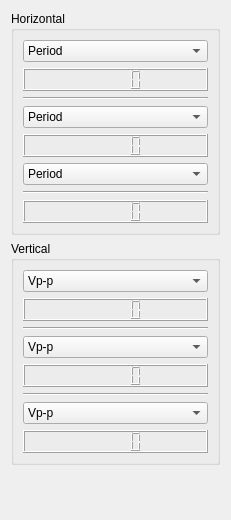
       <widget class="QWidget" name="scrollAreaWidgetContents">
        <property name="geometry">
         <rect>
          <x>0</x>
          <y>0</y>
          <width>231</width>
          <height>520</height>
         </rect>
        </property>
        <layout class="QVBoxLayout" name="verticalLayout_9">
         <item>
          <widget class="QGroupBox" name="groupBox_2">
           <property name="title">
            <string>Horizontal</string>
           </property>
           <layout class="QVBoxLayout" name="verticalLayout_3">
            <item>
             <widget class="QComboBox" name="comboBox_hor_meas_1">
              <item>
               <property name="text">
                <string>Period</string>
               </property>
              </item>
              <item>
               <property name="text">
                <string>Frequency</string>
               </property>
              </item>
             </widget>
            </item>
            <item>
             <widget class="QLCDNumber" name="lcdNumber_hor_meas_1"/>
            </item>
            <item>
             <widget class="Line" name="line_3">
              <property name="orientation">
               <enum>Qt::Horizontal</enum>
              </property>
             </widget>
            </item>
            <item>
             <widget class="QComboBox" name="comboBox_hor_meas_2">
              <item>
               <property name="text">
                <string>Period</string>
               </property>
              </item>
              <item>
               <property name="text">
                <string>Frequency</string>
               </property>
              </item>
             </widget>
            </item>
            <item>
             <widget class="QLCDNumber" name="lcdNumber_hor_meas_2"/>
            </item>
            <item>
             <widget class="QComboBox" name="comboBox_hor_meas_3">
              <item>
               <property name="text">
                <string>Period</string>
               </property>
              </item>
              <item>
               <property name="text">
                <string>Frequency</string>
               </property>
              </item>
             </widget>
            </item>
            <item>
             <widget class="Line" name="line_4">
              <property name="orientation">
               <enum>Qt::Horizontal</enum>
              </property>
             </widget>
            </item>
            <item>
             <widget class="QLCDNumber" name="lcdNumber_hor_meas_3"/>
            </item>
           </layout>
          </widget>
         </item>
         <item>
          <widget class="QGroupBox" name="groupBox_5">
           <property name="title">
            <string>Vertical</string>
           </property>
           <layout class="QVBoxLayout" name="verticalLayout_8">
            <item>
             <widget class="QComboBox" name="comboBox_ver_mes_1">
              <item>
               <property name="text">
                <string>Vp-p</string>
               </property>
              </item>
              <item>
               <property name="text">
                <string>Vavg</string>
               </property>
              </item>
             </widget>
            </item>
            <item>
             <widget class="QLCDNumber" name="lcdNumber_ver_mes_1"/>
            </item>
            <item>
             <widget class="Line" name="line_6">
              <property name="orientation">
               <enum>Qt::Horizontal</enum>
              </property>
             </widget>
            </item>
            <item>
             <widget class="QComboBox" name="comboBox_ver_mes_2">
              <item>
               <property name="text">
                <string>Vp-p</string>
               </property>
              </item>
              <item>
               <property name="text">
                <string>Vavg</string>
               </property>
              </item>
             </widget>
            </item>
            <item>
             <widget class="QLCDNumber" name="lcdNumber_ver_mes_2"/>
            </item>
            <item>
             <widget class="Line" name="line_7">
              <property name="orientation">
               <enum>Qt::Horizontal</enum>
              </property>
             </widget>
            </item>
            <item>
             <widget class="QComboBox" name="comboBox_ver_mes_3">
              <item>
               <property name="text">
                <string>Vp-p</string>
               </property>
              </item>
              <item>
               <property name="text">
                <string>Vavg</string>
               </property>
              </item>
             </widget>
            </item>
            <item>
             <widget class="QLCDNumber" name="lcdNumber_ver_mes_3"/>
            </item>
           </layout>
          </widget>
         </item>
         <item>
          <spacer name="verticalSpacer">
           <property name="orientation">
            <enum>Qt::Vertical</enum>
           </property>
           <property name="sizeHint" stdset="0">
            <size>
             <width>20</width>
             <height>40</height>
            </size>
           </property>
          </spacer>
         </item>
        </layout>
       </widget>
